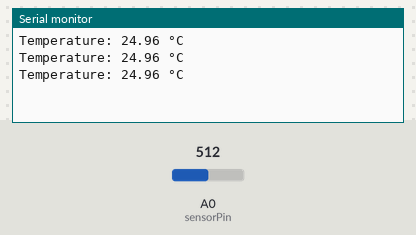
The sketch below on a simulated Arduino Uno, built with avr-gcc and run on an emulated ATmega328P. On the bench: the last lines printed to the serial monitor. The inputs (shaded band) are chosen by the test bench; at power-on: A0 (sensorPin) = 512.

Above: at 1.3 s.
1.4 s: A0 (sensorPin) set to 716
At 1.9 s:
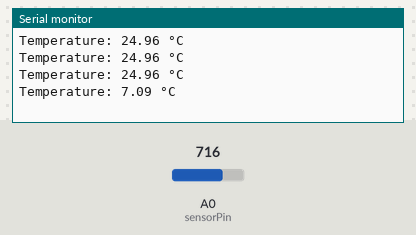
2.9 s: A0 (sensorPin) set to 900
At 3.4 s:
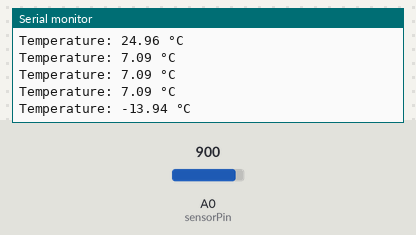
Timing chart, 0 to 5.9 s (numbered marks = the images above; inputs shaded):
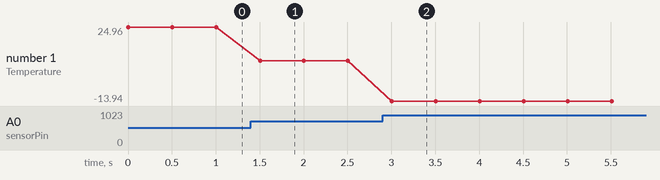

Measured:
- after the input at 1.4 s, the serial monitor: prints a new line after 0.10 s (image 1)
- after the input at 2.9 s, the serial monitor: prints a new line after 0.11 s (image 2)
- plotted number 1: 24.96 → 7.09 after the input at 1.4 s, 7.09 → -13.94 after the input at 2.9 s

The sketch:

temperature_sensor_mars_rover.ino
```cpp
const int sensorPin = A0;    // Analog input pin
const float R1 = 10000.0;    // 10K resistor
const float BETA = 3950.0;   // Beta value of thermistor
const float T0 = 298.15;     // 25°C in Kelvin
const float R0 = 10000.0;    // Resistance at 25°C

void setup() {
  Serial.begin(9600);
}

void loop() {
  int raw = analogRead(sensorPin);
  float voltage = raw * 5.0 / 1023.0;

  // Calculate thermistor resistance
  float R = R1 * (voltage / (5.0 - voltage));


  // Steinhart-Hart equation simplified
  float tempK = 1.0 / ( (1.0 / T0) + (1.0 / BETA) * log(R / R0) );
  float tempC = tempK - 273.15;

  Serial.print("Temperature: ");
  Serial.print(tempC);
  Serial.println(" °C");

  delay(500);
}
```
